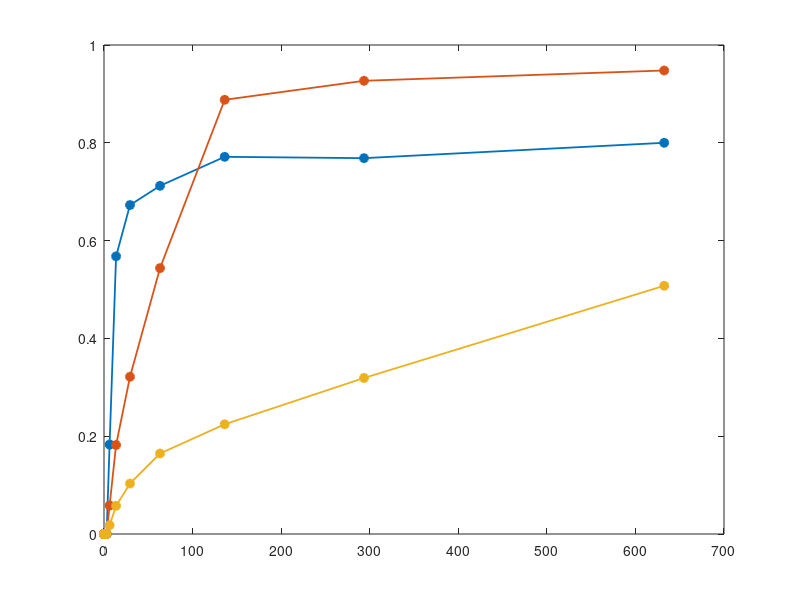

The MATLAB script that drew this image: (Note: this script raises an error after producing the figure.)
function fig_val1_island()
% FIG (validation 1)  Single-island gate, cf. Paul Fig. 1.
%   V_PD turns on near eps_crit = sqrt(kperp)/2 and scales as sqrt(eps).
%   Data: validation1_paul.mat  eps(16x3), V_PD(16x3), kperp[1e-2;1e-4;1e-6],
%   eps_crit(3x1).  NOTE: the eps grid differs per kperp (column j <-> kperp(j)).

S = load('validation1_paul.mat');
col = lines(3);
f = figure('Color','w','Position',[100 100 560 430]);
hold on; box on;
for j=1:3
    x = S.eps(:,j) / S.eps_crit(j);
    plot(x, S.V_PD(:,j), '-o', 'Color',col(j,:), 'MarkerFaceColor',col(j,:), ...
         'LineWidth',1.3, 'DisplayName',sprintf('\\kappa_\\perp = %g',S.kperp(j)));
end
xline(1,'k--','LineWidth',0.8,'HandleVisibility','off');
set(gca,'XScale','log','FontSize',10);
xlabel('\epsilon / \epsilon_{crit}   (\epsilon_{crit} = \surd\kappa_\perp/2)');
ylabel('V_{PD}');
title('Validation 1: island transition at \epsilon_{crit}');
legend('Location','northwest'); grid on;
print(f, 'fig_val1_island.png', '-dpng', '-r300');
fprintf('wrote fig_val1_island.png\n');
end
